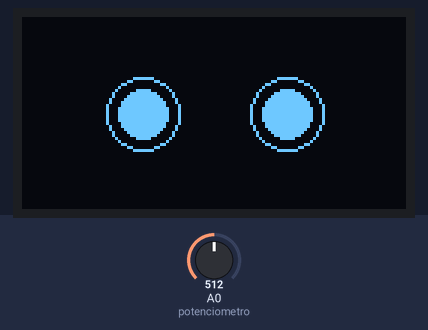
Bench run of a sketch on a simulated Arduino Uno, built with avr-gcc and run on an emulated ATmega328P. Shown: 128×64 one-colour display. The inputs (shaded band) are chosen by the test bench; at power-on: A0 (potenciometro) = 512.

Above: at 2.8 s.
2.9 s: A0 (potenciometro) set to 217
At 4.61 s:
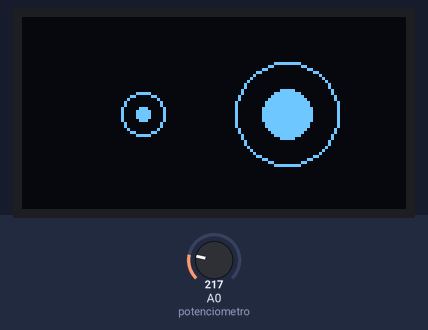
7.4 s: A0 (potenciometro) set to 187
At 7.78 s:
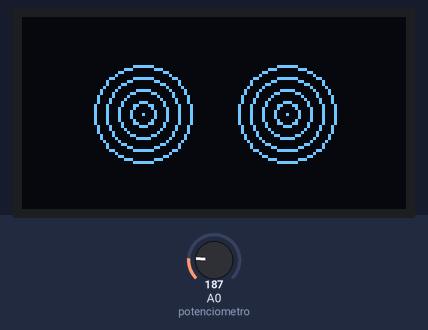
11.8 s: A0 (potenciometro) set to 351
At 18.12 s:
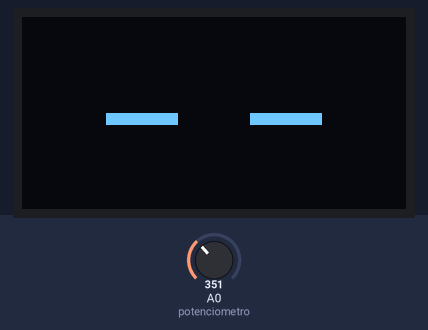
20.3 s: A0 (potenciometro) set to 190
At 22.64 s:
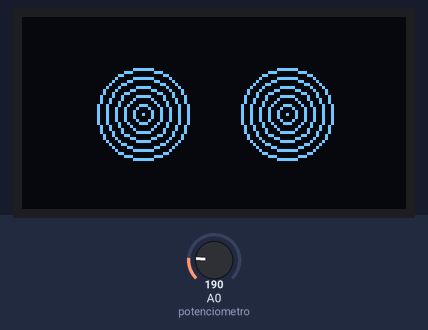
24.7 s: A0 (potenciometro) set to 511
At 31.7 s:
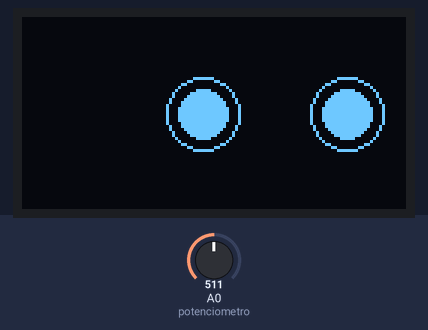

Measured:
- the behaviour switches between 200 and 199 on A0 (potenciometro) (found by bisection; images 1 and 2)
- after the input at 7.4 s, the display: first differs from a run without the input after 0.31 s (image 2)
- after the input at 11.8 s, the display: first differs from a run without the input after 0.15 s (image 3 shows a later state)
- after the input at 20.3 s, the display: first differs from a run without the input after 2.1 s (image 4 shows a later state)
- after the input at 24.7 s, the display: first differs from a run without the input after 0.27 s (image 5 shows a later state)

The sketch:

sketch_dec28a.ino
```cpp
#include <U8g2lib.h>
#include <Wire.h>
#include <math.h>

const int potenciometro = A0;
int contador = 0;

// OLED SSD1306 128x64 por I2C
U8G2_SSD1306_128X64_NONAME_F_HW_I2C u8g2(U8G2_R0);

void setup() {
  pinMode(potenciometro,INPUT);
  u8g2.begin();
}
void parpadeo(){
  u8g2.clearBuffer();
  u8g2.drawBox(28, 32, 24, 4);
  u8g2.drawBox(76, 32, 24, 4);
  u8g2.sendBuffer();
  delay(120);
}

void espirales(){
  u8g2.clearBuffer();
  float b = 1;
  for(float theta=0; theta<7 * PI; theta+=0.05){
    float r = b * theta;

    float x = (r * cos(theta))+40;
    float y = (r * sin(theta))+32;

    float w = (r * cos(theta))+88;
    float z = (r * sin(theta))+32;

    u8g2.drawPixel(x, y);
    u8g2.drawPixel(w, z);
    u8g2.sendBuffer();
  }
  delay(2000);
}

void hipnosis1(){
  u8g2.clearBuffer();
  for(int radio=0; radio<18; radio = radio+4){
    u8g2.drawCircle(40, 32, radio);
    u8g2.drawCircle(88, 32, radio);
  }
  u8g2.sendBuffer();
  delay(100);
}
void hipnosis2(){
  u8g2.clearBuffer();
  for(int radio=0; radio<18; radio = radio+3){
    u8g2.drawCircle(40, 32, radio);
    u8g2.drawCircle(88, 32, radio);
  }
  u8g2.sendBuffer();
  delay(100);
}

void mareo(){
  hipnosis1();
  hipnosis2();
}

void malito(){
  u8g2.clearBuffer();
  u8g2.drawCircle(40, 32, 7);
  u8g2.drawCircle(88, 32, 17);
  u8g2.drawDisc(40, 32,2);
  u8g2.drawDisc(88, 32,8);
  u8g2.sendBuffer();
  delay(100);
}

void derecha(){
  u8g2.clearBuffer();
  u8g2.drawCircle(60, 32, 12);
  u8g2.drawCircle(108, 32, 12);
  u8g2.drawDisc(60, 32,8);
  u8g2.drawDisc(108, 32,8);
  u8g2.sendBuffer();
  delay(2000);
}

void izquierda(){
  u8g2.clearBuffer();
  u8g2.drawCircle(20, 32, 12);
  u8g2.drawCircle(68, 32, 12);
  u8g2.drawDisc(20, 32,8);
  u8g2.drawDisc(68, 32,8);
  u8g2.sendBuffer();
  delay(2000);
}

void movimiento_ojos(){
  derecha();
  parpadeo();
  izquierda();
}

void ojos_normales(){
  u8g2.clearBuffer();
  u8g2.drawCircle(40, 32, 12);
  u8g2.drawCircle(88, 32, 12);
  u8g2.drawDisc(40, 32,8);
  u8g2.drawDisc(88, 32,8);
  u8g2.sendBuffer();
  delay(2000);
}

void loop(){
  contador++;
  int valor = analogRead(potenciometro);

  if (valor >= 341 && valor <= 682) {
    ojos_normales();
    if(contador == 3){
      parpadeo();
      movimiento_ojos();
      contador = 0;
    }
  }
  else if ((valor >= 200 && valor < 341) || (valor > 682 && valor <= 850)) {
    malito();
    if(contador==3){
      parpadeo();
      contador = 0;
    }
  }
  else { // valor < 341
    mareo();
    contador = 0;
  }
}
```
